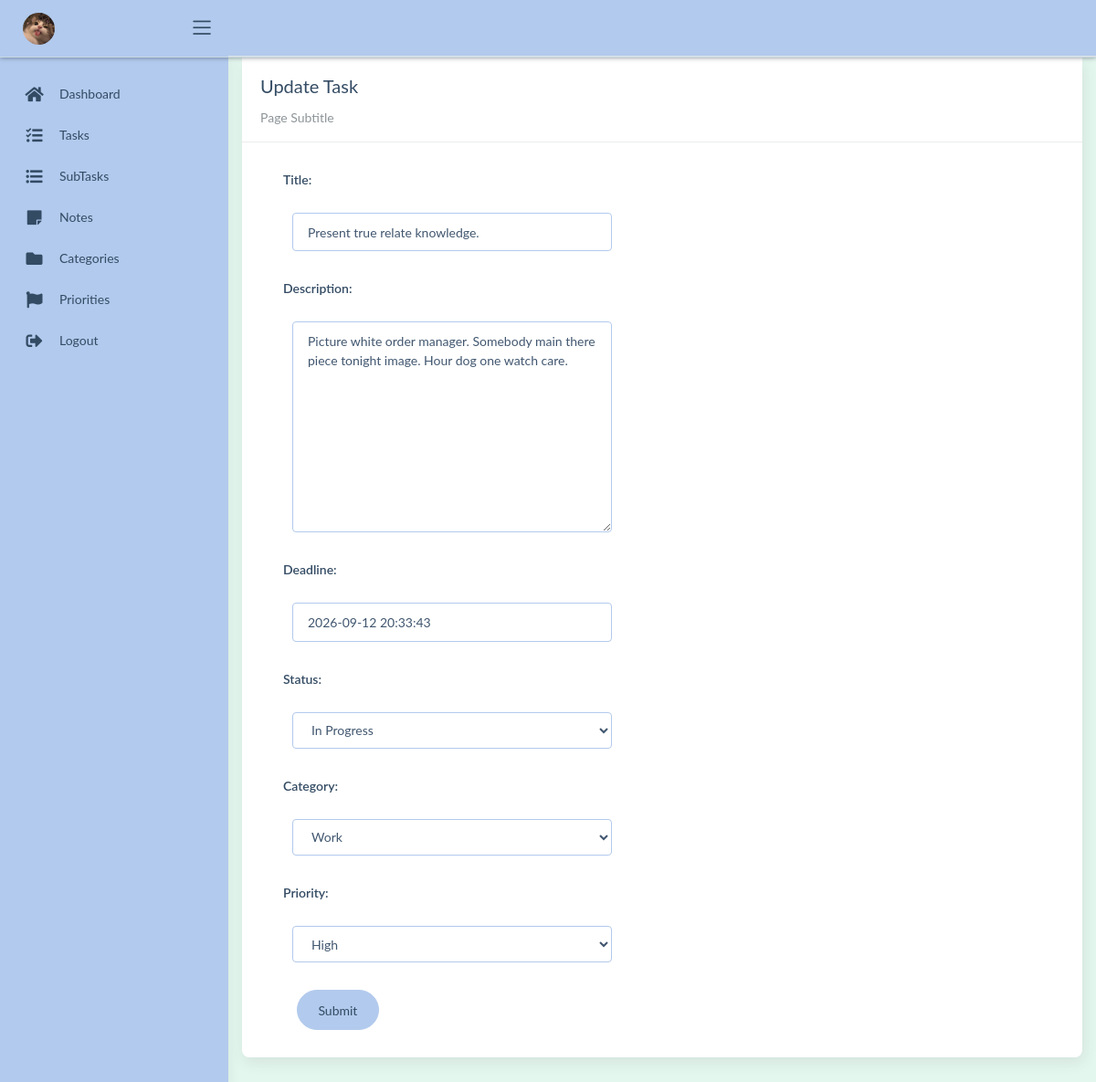
The app's page /tasks/1 with its own data.
### todomanager/models.py (models this page shows, shortened)
class BaseModel(models.Model):
    created_at = models.DateTimeField(auto_now_add=True)
    updated_at = models.DateTimeField(auto_now=True)
    class Meta:
        abstract = True

class Task (BaseModel):
    STATUS_CHOICES = [
        ('Pending', 'Pending'),
        ('In Progress', 'In Progress'),
        ('Completed', 'Completed'),
    ]
    title = models.CharField(max_length=250)
    description = models.TextField()
    deadline = models.DateTimeField()
    status = models.CharField(max_length=20, choices=STATUS_CHOICES, default='Pending')
    category = models.ForeignKey(Category, on_delete=models.CASCADE)
    priority = models.ForeignKey(Priority, on_delete=models.CASCADE)

### todomanager/views.py (the view)
# urls.py: path('tasks/<pk>', views.TaskUpdateView.as_view(), name='task-update'),
class TaskUpdateView(UpdateView):
    model = Task
    form_class = TaskForm
    template_name = 'task_form.html'
    success_url = reverse_lazy('task-list')

### todomanager/forms.py
class TaskForm(ModelForm):
    class Meta:
        model = Task
        fields = "__all__"

### todomanager/models.py (called while the page is built)
    def __str__(self):
        return self.name

    def __str__(self):
        return self.name

### templates/task_form.html (shortened to what this page needs)
{% extends 'base.html' %}
{% load static %}
{% block content %}
<div class="content">
    <div class="container-fluid">
        <div class="row">
            <div class="col-md-12">
                <div class="card">
                    <div class="card-header">
                        <div class="card-title">
                            {% if object %}
                                Update Task
                            {% else %}
                                Add New Task
                            {% endif %}
                        </div>
                        <div class="card-category">
                            Page Subtitle
                        </div>
                    </div>
                    <div class="col-md-6">
                        <div class="card-body">
                            <form class="" action="" method="post" novalidate>
                                {% include 'includes/form.html' %}
                                <div class="form-group">
                                    <div class="col-md-12 col-sm-3">
                                        <button type="submit"
                                                class="btn btn-primary btn-rounded">
                                            Submit
                                        </button>
                                    </div>
                                </div>
                            </form>
                        </div>
                    </div>
                </div>
            </div>
        </div>
    </div>
</div>
{% endblock %}

### templates/includes/form.html (shortened to what this page needs)
{% load widget_tweaks %}
{% for field in form %}
<div class="field item form-group">
    <label>{{ field.label_tag }}</label>
    <div class="form-group">
        {% render_field field class="form-control" %}
    </div>
</div>
{% endfor %}

### templates/base.html (style rules this page uses)
:root { --mint-mist: #E4F7EE; --pale-aqua: #C7E9ED; --periwinkle-blue: #B2CAED; --text-color: #40566F; --heading-color: #334B63; --hover-blue: #91B3E2; --border-color: #C8D9E2; }
html, body { background-color: var(--mint-mist) !important; color: var(--text-color) !important; }
.wrapper, .main-panel, .content { background-color: var(--mint-mist) !important; color: var(--text-color) !important; }
.card { background-color: #FFFFFF !important; color: var(--text-color) !important; border: none; border-radius: 8px; }
.card-header { background-color: #FFFFFF !important; color: var(--heading-color) !important; border-bottom: 1px solid var(--border-color); }
.card-title { color: var(--heading-color) !important; }
.card-body { background-color: #FFFFFF !important; color: var(--text-color) !important; }
.btn-primary, .btn-success { background-color: var(--periwinkle-blue) !important; border-color: var(--periwinkle-blue) !important; color: var(--heading-color) !important; box-shadow: none !important; }
.form-control { background-color: #FFFFFF !important; color: var(--text-color) !important; border-color: var(--periwinkle-blue) !important; }
.form-control::placeholder { color: #718096 !important; }
label { color: var(--heading-color) !important; }

### records on screen
Task: title "Present true relate knowledge." "Picture white order manager. Somebody main there piece tonight image. Hour dog one watch care." "2026-09-12 20:33:43" "In Progress" "Work" "High"

### other values on screen
{{ field.label_tag }} "Title:" "Description:" "Deadline:" "Status:" "Category:" "Priority:"
